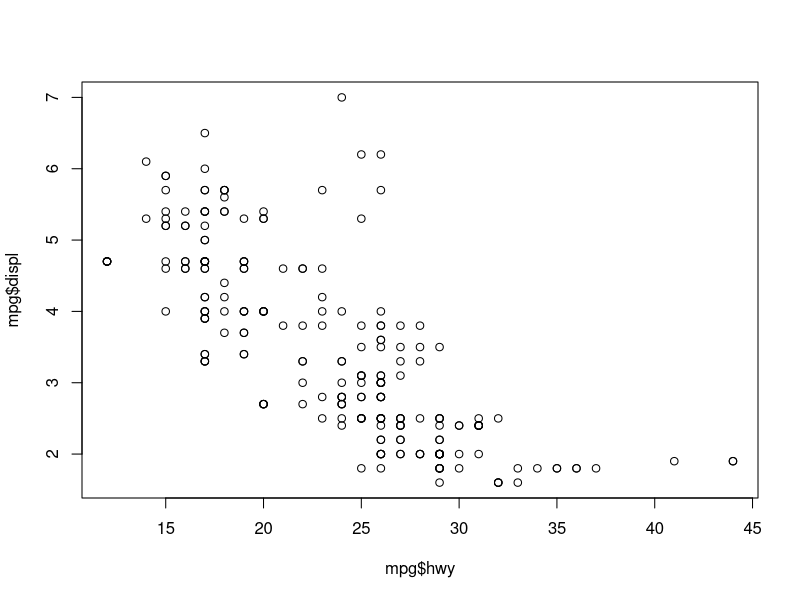

Write R code to recreate this figure.
library(tidyverse)
view(mpg)
#gg is for the grammar of graphics 
#in ggg plot is built from a series of data (Data-Aesthetics-Geometries_Facets_Stats-Coordinates-Theme)
plot(mpg$hwy,mpg$displ)#class "r" scatterplot i just learned in BTRY 


